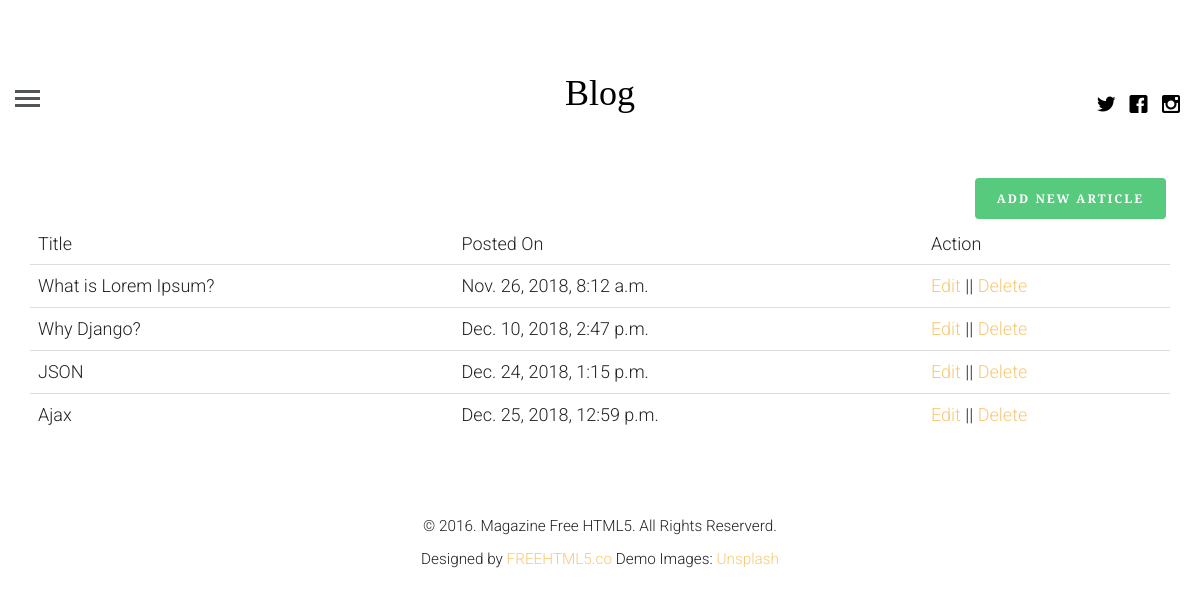
The app's page /user (signed in), older data.
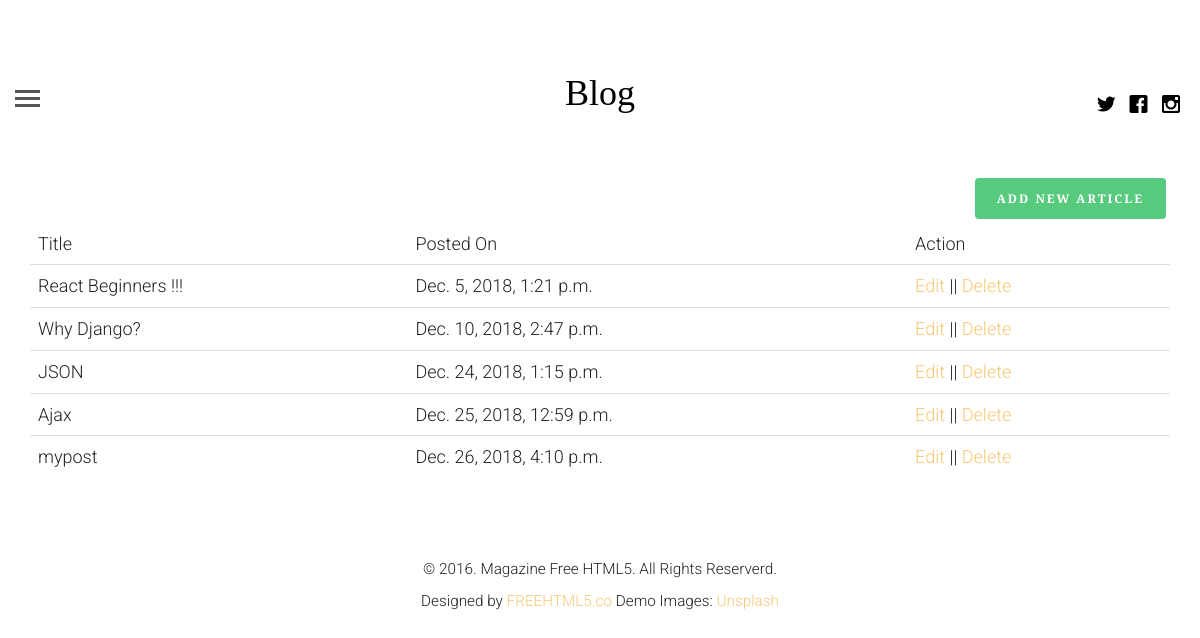
The same page, newer data.
### BlogApp/models.py (models this page shows, shortened)
class article(models.Model):
    article_author = models.ForeignKey(author, on_delete=models.CASCADE)
    title = models.CharField(max_length=200)
    body = RichTextUploadingField()
    image = models.FileField()
    publish_date = models.DateTimeField(auto_now=False, auto_now_add=True)
    update_date = models.DateTimeField(auto_now=True, auto_now_add=False)
    category = models.ForeignKey(category, on_delete=models.CASCADE)

### BlogApp/views.py (the view, shortened to what this page needs)
# urls.py: path('user', views.userView, name="user"),
def userView(request):
    if request.user.is_authenticated:
        profile = get_object_or_404(User, id=request.user.id)
        author_profile = author.objects.filter(name=profile.id)
        if author_profile:
            authorUser = get_object_or_404(author,name=request.user.id)
            post = article.objects.filter(article_author=authorUser.id)
            return render(request,'user.html',{'post':post, 'profile':authorUser})
    else:
        return redirect('login')

### templates/user.html (shortened to what this page needs)
{% extends 'base.html' %}
{% load static %}
{% block content %}
  <div class="container">
      <a href="{% url 'create' %}" class="btn btn-success pull pull-right">Add New Article</a>
    <table class="table table-hover">
        <thead>
            <tr>
                <td>Title</td>
                <td>Posted On</td>
                <td>Action</td>
            </tr>
        </thead>
        <tbody>
            {% for p in post %}
            <tr>
                <td>{{ p.title }}</td>
                <td>{{ p.publish_date }}</td>
                <td><a href="{% url 'update' id=p.id %}">Edit</a> || <a href="{% url 'delete' id=p.id %}">Delete</a></td>
            </tr>
            {% endfor %}
        </tbody>
    </table>
  </div>
{% endblock %}

Row changes from the older to the newer data that the page shows:
removed article: title "What is Lorem Ipsum?", publish_date "Nov. 26, 2018, 8:12 a.m."
now on this page (row edited): article: title "React Beginners !!!", publish_date "Dec. 5, 2018, 1:21 p.m."
added article: title "mypost", publish_date "Dec. 26, 2018, 4:10 p.m."
